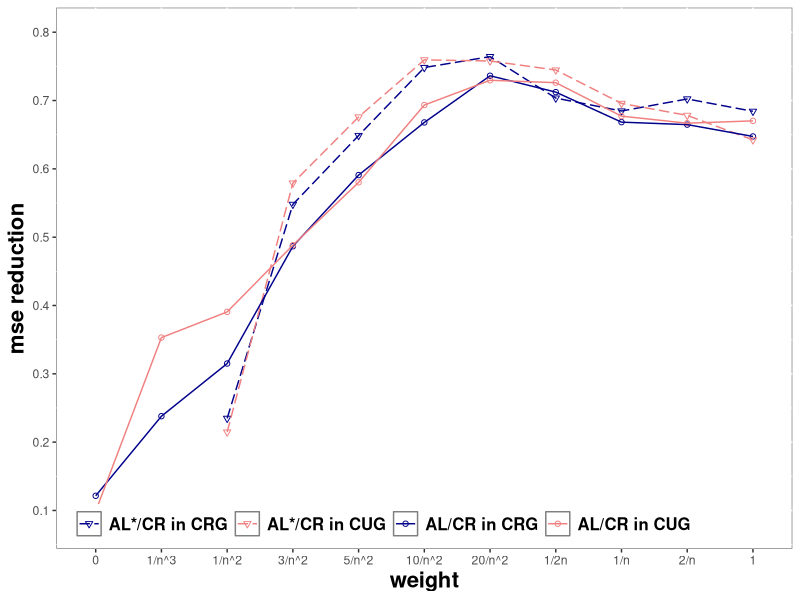

The R source for this figure:
## ---- chunk 1
library(ggplot2)
library(ggrepel)
library(viridis)
library(readr)
library(readxl)
## ---- chunk 2
cluster <- read_excel("hypetheticalData.xlsx", sheet = "cluster2_10")
non_cluster <- read_excel("hypetheticalData.xlsx", sheet = "noncluster2_10")
typeof(cluster)
## ---- chunk 3
n=200
w=c(0, 1/n^3, 1/n^2, 3/n^2, 5/n^2, 10/n^2, 20/n^2, 1/(2*n), 1/n, 2/n, 1) #2*2
l_weight=length(w)

non_cluster_22_MSE_old=non_cluster[8,3:(3+l_weight-1)] #[9, 3:(3+l_weight-1)]

non_cluster_22_MSE_new=non_cluster[17,3:(3+l_weight-1)]

cluster_22_MSE_old=cluster[8,3:(3+l_weight-1)]

cluster_22_MSE_new=cluster[17,3:(3+l_weight-1)]
## ---- chunk 4
#(mse, network, overall, margi1x, stratum11, CR, new, cluster)
data=cbind(
      c(non_cluster_22_MSE_old, non_cluster_22_MSE_new, cluster_22_MSE_old, cluster_22_MSE_new),
      c(rep("AL/CR in CRG",l_weight),
        rep("AL*/CR in CRG",l_weight),
        rep("AL/CR in CUG",l_weight),
        rep("AL*/CR in CUG",l_weight)))
data1=as.data.frame(data)
colnames(data1)<-c('mse', 'category')
## ---- chunk 5
#w2=as.factor(w)
w2=w
data2=rbind(cbind(data1$mse, "mse", data1$category, w2))
data2=as.data.frame(data2)
colnames(data2)<-c('Adaptive', 'measure', 'category','weight')
data2$weight=factor(unlist(data2$weight), 
                       labels=c("0", "1/n^3", "1/n^2","3/n^2","5/n^2","10/n^2","20/n^2", "1/2n", "1/n", "2/n", "1"))
## ---- chunk 6
data2$Adaptive=as.numeric(data2$Adaptive)
data2$category=as.factor(unlist(data2$category))
data2$measure=as.factor(unlist(data2$measure))
## ---- chunk 7
CR=c(rep(as.numeric(non_cluster[8,2]),l_weight),
      rep(as.numeric(non_cluster[17,2]),l_weight),
      rep(as.numeric(cluster[8,2]),l_weight),
      rep(as.numeric(cluster[17,2]),l_weight))

line_graph_color<-c("AL/CR in CRG"="#00008B", "AL*/CR in CRG"="#00008B", "AL/CR in CUG"="#F08080", "AL*/CR in CUG"="#F08080")
method_line_color<-c("AL/CR in CRG"="solid", "AL*/CR in CRG"="longdash", "AL/CR in CUG"="solid", "AL*/CR in CUG"="longdash")
method_point_color<-c("AL/CR in CRG"=1, "AL*/CR in CRG"=6, "AL/CR in CUG"=1, "AL*/CR in CUG"=6)


ggplot(data = data2[data2$measure=='mse', ], mapping = aes(x = weight, y = 1-Adaptive/CR, group=category,color=category)) +
  geom_point(aes(shape=category))+
  scale_shape_manual(values=method_point_color)+ #1-AL; 6-AL*
  geom_line(aes(linetype=category), size=0.5)+
  scale_linetype_manual(values=method_line_color) + #solid-AL; longdash-AL*
  scale_color_manual(values=line_graph_color)+ # "#00008B"-CRG; "#F08080"-CUG
  #ylim(0, 0.8)+
  scale_y_continuous(limits = c(0.08, 0.8), breaks = seq(0.1, 0.8, by = 0.1))+
  #ylim(0.25, 1)+
  labs(x="weight",y="mse reduction")+
  theme(legend.position = c(0.018,0.01),  legend.justification = c("left", "bottom"), legend.direction="horizontal", panel.background = element_rect(fill = "white", colour = "grey50"),legend.title = element_blank(), legend.text = element_text(colour="black", size=12, face="bold"),axis.title=element_text(size=16,face="bold"))

